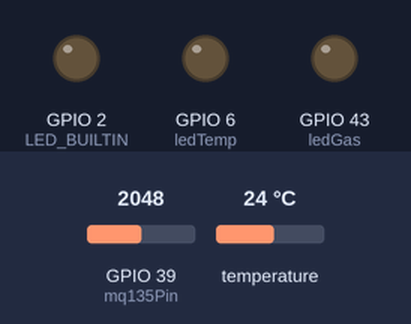
Recording of a sketch running on a simulated ESP32. Parts: output pins drawn as LEDs (lit = HIGH). Dashed ring = blinking. The test bench sets the inputs (shaded band); at power-on: GPIO 39 (mq135Pin) = 2048, temperature 24 °C. WiFi joins after 1.5 s; servers stay silent unless stated; random numbers use the default seed unless the sketch sets one; no MQTT or app messages arrive unless stated; what the sketch prints to the serial monitor is not drawn.

Above: at 2.7 s.
2.8 s: GPIO 39 (mq135Pin) set to 1681
7.1 s: GPIO 39 (mq135Pin) set to 1580
At 7.51 s:
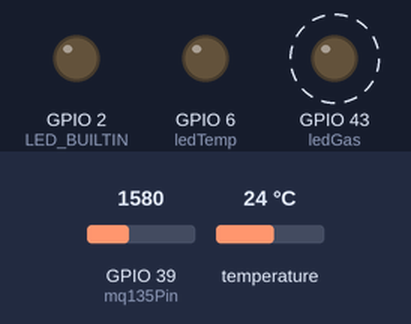
14.2 s: temperature set to 29.7 °C
18.5 s: temperature set to 30.5 °C
At 20.61 s:
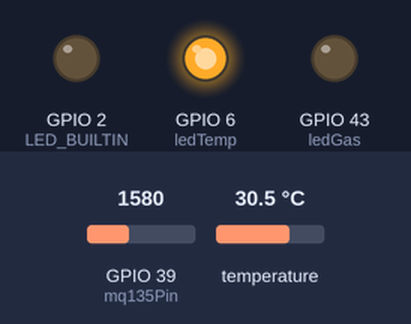
22.8 s: temperature set to 12 °C
27.1 s: temperature set to 33 °C
At 30.0 s:
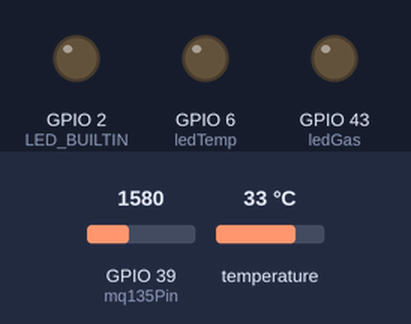
Timing chart, 0 to 32.4 s (numbered marks = the images above; inputs shaded):
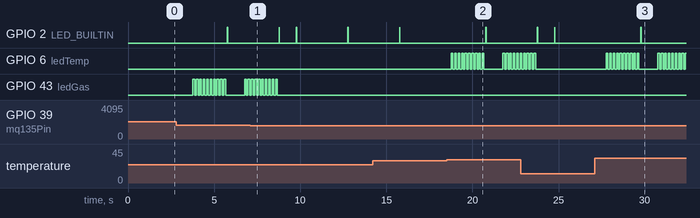

The sketch:

sketch.ino
```cpp
// Librerías WiFi
#include <WiFi.h>
#include <WiFiManager.h>

// Librería MQTT
#include <PubSubClient.h>

// Librerías sensor
#include <OneWire.h>
#include <DallasTemperature.h>

#define mq135Pin A3
#define ds18b20Pin 18

#define ledTemp D5
#define ledGas D6

// Pines y objetos
OneWire ourWire(ds18b20Pin);
DallasTemperature sensors(&ourWire);
WiFiClient espClient;
PubSubClient client(espClient);

// Configuración MQTT
const char* mqtt_server = "broker.hivemq.com";
const int mqtt_port = 1883;
const char* topic_temp = "pepe/esp32/temperatura";
const char* topic_air = "pepe/esp32/aire";

// Temporizador
unsigned long lastRequest = 0;
const unsigned long requestInterval = 3000;


// Max Temp & Gas
const int maxTemp = 30;
const int maxGas = 462;

void reconnectMQTT() {
  // Reconectar si es necesario
  while (!client.connected()) {
    Serial.print("🔄 Intentando conectar al broker MQTT...");
    String clientId = "ESP32Client-" + String(random(0xffff), HEX);
    if (client.connect(clientId.c_str())) {
      Serial.println("✅ Conectado al broker MQTT");
    } else {
      Serial.print("❌ fallo, rc=");
      Serial.print(client.state());
      Serial.println(" intentando de nuevo en 5 segundos");
      delay(5000);
    }
  }
}

void handleMaxTemp() {
  for(int i = 0; i < 10; i++){
    digitalWrite(ledTemp, HIGH);
    delay(100);
    digitalWrite(ledTemp, LOW);
    delay(100);
  }
}

void handleMaxGas() {
    for(int i = 0; i < 10; i++){
    digitalWrite(ledGas, HIGH);
    delay(100);
    digitalWrite(ledGas, LOW);
    delay(100);
  }
}

void setup() {

  // LEDS
  pinMode(LED_BUILTIN, OUTPUT);
  pinMode(ledTemp, OUTPUT);
  pinMode(ledGas, OUTPUT);

  // Serial y sensor
  Serial.begin(115200);
  sensors.begin();

  // WiFiManager
  WiFiManager wm;
  wm.resetSettings();
  if (!wm.autoConnect("ESP32_AP", "hola1234")) {
    Serial.println("❌ No se pudo conectar, reiniciando...");
    ESP.restart();
  }

  Serial.println("✅ Conectado a WiFi");

  // MQTT setup
  client.setServer(mqtt_server, mqtt_port);
}


void loop() {
  if (!client.connected()) {
    reconnectMQTT();
  }
  client.loop();

  if (millis() - lastRequest >= requestInterval) {
    lastRequest = millis();

    // Leer temperatura DS18B20
    sensors.requestTemperatures();
    float temp = sensors.getTempCByIndex(0);
    if(temp > maxTemp) handleMaxTemp();

    // Leer valor MQ135
    int mq135Value = analogRead(mq135Pin);
    float normal = mq135Value / 3.3;
    float airQuality = normal * 0.925;
    if(airQuality > maxGas) handleMaxGas();

    // Preparar los datos a enviar
    String tempPayload = "{\"degrees\":" + String(temp, 2) + ",\"source\":\"ESP32 DS18B20\"}";
    String airPayload = "{\"airQuality\":" + String(airQuality, 2) + ",\"source\":\"ESP32 MQ135\"}";

    // Publicar el dato en el tópico de temperatura
    if (client.publish(topic_temp, tempPayload.c_str())) {
      Serial.print("📡 Temperatura publicada: ");
      Serial.println(tempPayload);
    } else {
      Serial.println("❌ Error al publicar temperatura en MQTT");
    }

    // Publicar el dato en el tópico de calidad de aire
    if (client.publish(topic_air, airPayload.c_str())) {
      Serial.print("📡 Calidad de aire publicada: ");
      Serial.println(airPayload);
    } else {
      Serial.println("❌ Error al publicar calidad de aire en MQTT");
    }

    digitalWrite(LED_BUILTIN, HIGH);
    delay(20);
    digitalWrite(LED_BUILTIN, LOW);
  }
}
```

Measured:
- the behaviour switches between 1649 and 1648 on GPIO 39 (mq135Pin) (found by bisection; images 0 and 1)
- the behaviour switches between 30 and 30.1 °C on temperature (found by bisection; images 1 and 2)
- after the input at 18.5 s, GPIO 6 (ledTemp): goes 9 × (HIGH 0.10 s, LOW 0.10 s), HIGH 0.10 s, LOW 1.1 s, 5 × (HIGH 0.10 s, LOW 0.10 s), then HIGH, starting after 0.26 s
- after the input at 27.1 s, GPIO 6 (ledTemp): goes 9 × (HIGH 0.10 s, LOW 0.10 s), HIGH 0.10 s, LOW 1.1 s, 8 × (HIGH 0.10 s, LOW 0.10 s), then HIGH, starting after 0.67 s
- by itself, GPIO 43 (ledGas): alternates HIGH for 0.10 s and LOW for 0.10 s, 16 changes in all, then stays LOW
